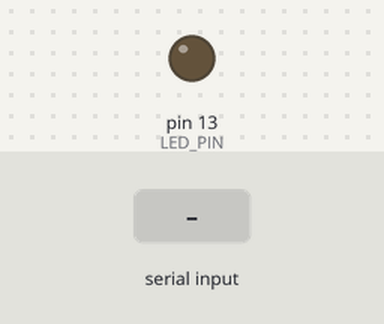
Bench run of a sketch on a simulated Arduino Uno, built with avr-gcc and run on an emulated ATmega328P. On the bench: output pins drawn as LEDs (lit = HIGH). The inputs (shaded band) are chosen by the test bench.

Above: at 1.2 s.
1.3 s: "a" received over Serial
At 1.8 s:
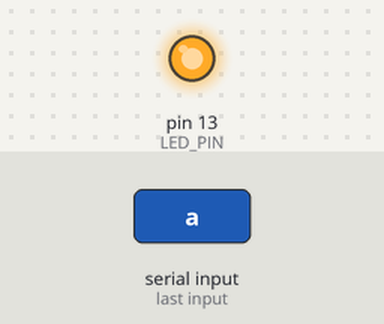
2.8 s: "0" received over Serial
At 4.2 s:
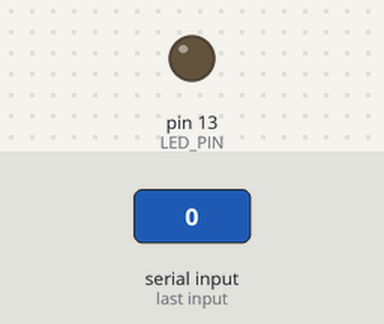
Timing chart, 0 to 5.8 s (numbered marks = the images above; inputs shaded):
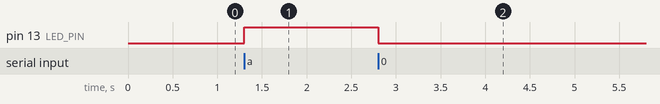

The sketch:

aruduino__.ino
```cpp
byte val=0;
#define LED_PIN 13

void setup() {
   pinMode(LED_PIN, OUTPUT);
   Serial.begin(9600);
}

void loop() {
   if(Serial.available() > 0){
      val = Serial.read();
   }
   if(val == 'a') digitalWrite(LED_PIN, HIGH);
   else if(val == '0') digitalWrite(LED_PIN, LOW);
}
```

Measured:
- after the input at 1.3 s, pin 13 (LED_PIN): LOW → HIGH at once
- after the input at 2.8 s, pin 13 (LED_PIN): HIGH → LOW at once
